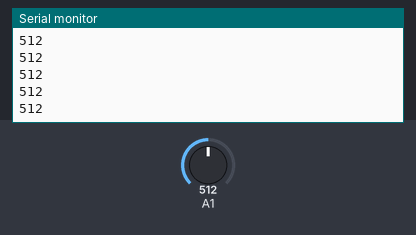
Bench run of a sketch on a simulated Arduino Uno, built with avr-gcc and run on an emulated ATmega328P. Shown: the last lines printed to the serial monitor. The test bench sets the inputs (shaded band); at power-on: A1 = 512.

Above: at 1.2 s.
1.3 s: A1 set to 716
At 1.31 s:
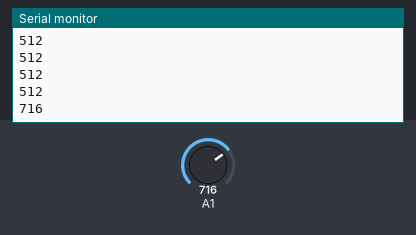
2.8 s: A1 set to 900
At 2.81 s:
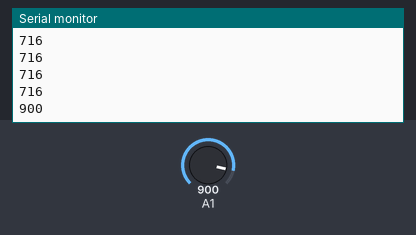
Timing chart, 0 to 5.8 s (numbered marks = the images above; inputs shaded):
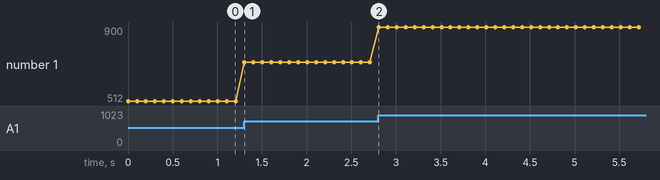

Measured:
- after the input at 1.3 s, the serial monitor: prints a new line at once (image 1)
- after the input at 2.8 s, the serial monitor: prints a new line at once (image 2)
- plotted number 1: 512 → 716 after the input at 1.3 s, 716 → 900 after the input at 2.8 s

The sketch:

AMD_MesPressure.ino
```cpp
    /*
modified on Sep 8, 2020
Modified by MohammedDamirchi from Arduino Examples
Home
*/


// the setup routine runs once when you press reset:
void setup() {
  // initialize serial communication at 9600 bits per second:
  Serial.begin(9600);
}

// the loop routine runs over and over again forever:
void loop() {
  // read the input on analog pin 0:
  int sensorValue = analogRead(A1);
  // print out the value you read:
  Serial.println(sensorValue);
  delay(100);
  }
```
